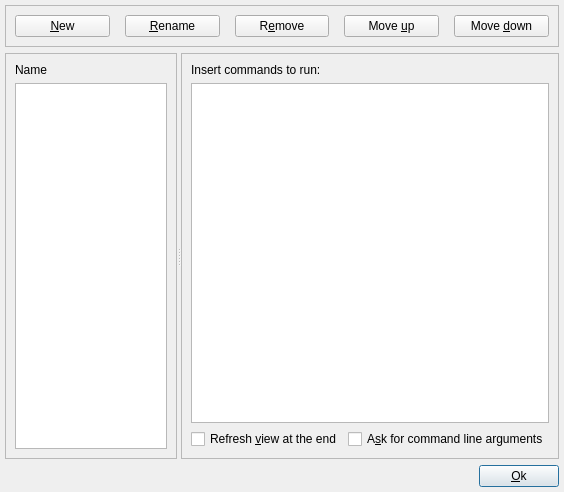
<?xml version="1.0" encoding="UTF-8"?>
<ui version="4.0">
 <class>CustomActionBase</class>
 <widget class="QWidget" name="CustomActionBase">
  <property name="geometry">
   <rect>
    <x>0</x>
    <y>0</y>
    <width>564</width>
    <height>492</height>
   </rect>
  </property>
  <property name="windowTitle">
   <string>Actions builder</string>
  </property>
  <property name="windowIcon">
   <iconset resource="../icons.qrc">
    <normaloff>:/icons/resources/bookmark.png</normaloff>:/icons/resources/bookmark.png</iconset>
  </property>
  <layout class="QHBoxLayout">
   <property name="spacing">
    <number>0</number>
   </property>
   <property name="leftMargin">
    <number>5</number>
   </property>
   <property name="topMargin">
    <number>5</number>
   </property>
   <property name="rightMargin">
    <number>5</number>
   </property>
   <property name="bottomMargin">
    <number>5</number>
   </property>
   <item>
    <layout class="QVBoxLayout">
     <property name="spacing">
      <number>6</number>
     </property>
     <property name="leftMargin">
      <number>0</number>
     </property>
     <property name="topMargin">
      <number>0</number>
     </property>
     <property name="rightMargin">
      <number>0</number>
     </property>
     <property name="bottomMargin">
      <number>0</number>
     </property>
     <item>
      <widget class="QFrame" name="frame">
       <property name="sizePolicy">
        <sizepolicy hsizetype="Preferred" vsizetype="Fixed">
         <horstretch>0</horstretch>
         <verstretch>0</verstretch>
        </sizepolicy>
       </property>
       <property name="frameShape">
        <enum>QFrame::StyledPanel</enum>
       </property>
       <property name="frameShadow">
        <enum>QFrame::Raised</enum>
       </property>
       <layout class="QHBoxLayout">
        <property name="spacing">
         <number>6</number>
        </property>
        <property name="leftMargin">
         <number>9</number>
        </property>
        <property name="topMargin">
         <number>9</number>
        </property>
        <property name="rightMargin">
         <number>9</number>
        </property>
        <property name="bottomMargin">
         <number>9</number>
        </property>
        <item>
         <layout class="QHBoxLayout">
          <property name="spacing">
           <number>15</number>
          </property>
          <property name="leftMargin">
           <number>0</number>
          </property>
          <property name="topMargin">
           <number>0</number>
          </property>
          <property name="rightMargin">
           <number>0</number>
          </property>
          <property name="bottomMargin">
           <number>0</number>
          </property>
          <item>
           <widget class="QPushButton" name="pushButtonNew">
            <property name="text">
             <string>&amp;New</string>
            </property>
            <property name="icon">
             <iconset resource="../icons.qrc">
              <normaloff>:/icons/resources/bookmark_add.png</normaloff>:/icons/resources/bookmark_add.png</iconset>
            </property>
            <property name="shortcut">
             <string>Alt+N</string>
            </property>
           </widget>
          </item>
          <item>
           <widget class="QPushButton" name="pushButtonRename">
            <property name="text">
             <string>&amp;Rename</string>
            </property>
            <property name="icon">
             <iconset resource="../icons.qrc">
              <normaloff>:/icons/resources/pencil.png</normaloff>:/icons/resources/pencil.png</iconset>
            </property>
            <property name="shortcut">
             <string>Alt+R</string>
            </property>
           </widget>
          </item>
          <item>
           <widget class="QPushButton" name="pushButtonRemove">
            <property name="text">
             <string>R&amp;emove</string>
            </property>
            <property name="icon">
             <iconset resource="../icons.qrc">
              <normaloff>:/icons/resources/remove.png</normaloff>:/icons/resources/remove.png</iconset>
            </property>
            <property name="shortcut">
             <string>Alt+E</string>
            </property>
           </widget>
          </item>
          <item>
           <widget class="QPushButton" name="pushButtonMoveUp">
            <property name="layoutDirection">
             <enum>Qt::LeftToRight</enum>
            </property>
            <property name="text">
             <string>Move &amp;up</string>
            </property>
            <property name="icon">
             <iconset resource="../icons.qrc">
              <normaloff>:/icons/resources/1uparrow.png</normaloff>:/icons/resources/1uparrow.png</iconset>
            </property>
            <property name="shortcut">
             <string>Alt+U</string>
            </property>
           </widget>
          </item>
          <item>
           <widget class="QPushButton" name="pushButtonMoveDown">
            <property name="text">
             <string>Move &amp;down</string>
            </property>
            <property name="icon">
             <iconset resource="../icons.qrc">
              <normaloff>:/icons/resources/1downarrow.png</normaloff>:/icons/resources/1downarrow.png</iconset>
            </property>
            <property name="shortcut">
             <string>Alt+D</string>
            </property>
           </widget>
          </item>
         </layout>
        </item>
       </layout>
      </widget>
     </item>
     <item>
      <widget class="QSplitter" name="splitter">
       <property name="sizePolicy">
        <sizepolicy hsizetype="Expanding" vsizetype="Expanding">
         <horstretch>0</horstretch>
         <verstretch>0</verstretch>
        </sizepolicy>
       </property>
       <property name="orientation">
        <enum>Qt::Horizontal</enum>
       </property>
       <widget class="QFrame" name="frame_3">
        <property name="frameShape">
         <enum>QFrame::StyledPanel</enum>
        </property>
        <property name="frameShadow">
         <enum>QFrame::Raised</enum>
        </property>
        <layout class="QHBoxLayout">
         <property name="spacing">
          <number>6</number>
         </property>
         <property name="leftMargin">
          <number>9</number>
         </property>
         <property name="topMargin">
          <number>9</number>
         </property>
         <property name="rightMargin">
          <number>9</number>
         </property>
         <property name="bottomMargin">
          <number>9</number>
         </property>
         <item>
          <layout class="QVBoxLayout">
           <property name="spacing">
            <number>6</number>
           </property>
           <property name="leftMargin">
            <number>0</number>
           </property>
           <property name="topMargin">
            <number>0</number>
           </property>
           <property name="rightMargin">
            <number>0</number>
           </property>
           <property name="bottomMargin">
            <number>0</number>
           </property>
           <item>
            <widget class="QLabel" name="labelActionName">
             <property name="text">
              <string>Name</string>
             </property>
             <property name="buddy">
              <cstring>listWidgetNames</cstring>
             </property>
            </widget>
           </item>
           <item>
            <widget class="QListWidget" name="listWidgetNames"/>
           </item>
          </layout>
         </item>
        </layout>
       </widget>
       <widget class="QFrame" name="frame_2">
        <property name="frameShape">
         <enum>QFrame::StyledPanel</enum>
        </property>
        <property name="frameShadow">
         <enum>QFrame::Raised</enum>
        </property>
        <layout class="QHBoxLayout">
         <property name="spacing">
          <number>6</number>
         </property>
         <property name="leftMargin">
          <number>9</number>
         </property>
         <property name="topMargin">
          <number>9</number>
         </property>
         <property name="rightMargin">
          <number>9</number>
         </property>
         <property name="bottomMargin">
          <number>9</number>
         </property>
         <item>
          <layout class="QVBoxLayout">
           <property name="spacing">
            <number>6</number>
           </property>
           <property name="leftMargin">
            <number>0</number>
           </property>
           <property name="topMargin">
            <number>0</number>
           </property>
           <property name="rightMargin">
            <number>0</number>
           </property>
           <property name="bottomMargin">
            <number>0</number>
           </property>
           <item>
            <widget class="QLabel" name="textLabel1">
             <property name="text">
              <string>Insert commands to run:</string>
             </property>
            </widget>
           </item>
           <item>
            <widget class="QTextEdit" name="textEditAction">
             <property name="toolTip">
              <string>Insert commands to run. See handbook (F1) for some examples.</string>
             </property>
             <property name="acceptRichText">
              <bool>false</bool>
             </property>
            </widget>
           </item>
           <item>
            <layout class="QHBoxLayout">
             <property name="spacing">
              <number>6</number>
             </property>
             <property name="leftMargin">
              <number>0</number>
             </property>
             <property name="topMargin">
              <number>0</number>
             </property>
             <property name="rightMargin">
              <number>0</number>
             </property>
             <property name="bottomMargin">
              <number>0</number>
             </property>
             <item>
              <widget class="QCheckBox" name="checkBoxRefreshAfterAction">
               <property name="toolTip">
                <string>If checked main view will be automatically refreshed when done</string>
               </property>
               <property name="text">
                <string>Refresh &amp;view at the end</string>
               </property>
               <property name="shortcut">
                <string>Alt+V</string>
               </property>
              </widget>
             </item>
             <item>
              <widget class="QCheckBox" name="checkBoxAskArgs">
               <property name="toolTip">
                <string>Check if you want to be prompted for command line arguments. Args will be appended after the first command only.</string>
               </property>
               <property name="text">
                <string>A&amp;sk for command line arguments</string>
               </property>
               <property name="shortcut">
                <string>Alt+S</string>
               </property>
              </widget>
             </item>
            </layout>
           </item>
          </layout>
         </item>
        </layout>
       </widget>
      </widget>
     </item>
     <item>
      <layout class="QHBoxLayout">
       <property name="spacing">
        <number>6</number>
       </property>
       <property name="leftMargin">
        <number>0</number>
       </property>
       <property name="topMargin">
        <number>0</number>
       </property>
       <property name="rightMargin">
        <number>0</number>
       </property>
       <property name="bottomMargin">
        <number>0</number>
       </property>
       <item>
        <spacer>
         <property name="orientation">
          <enum>Qt::Horizontal</enum>
         </property>
         <property name="sizeType">
          <enum>QSizePolicy::Expanding</enum>
         </property>
         <property name="sizeHint" stdset="0">
          <size>
           <width>101</width>
           <height>20</height>
          </size>
         </property>
        </spacer>
       </item>
       <item>
        <widget class="QPushButton" name="pushButtonOk">
         <property name="text">
          <string>&amp;Ok</string>
         </property>
         <property name="shortcut">
          <string>Alt+O</string>
         </property>
         <property name="autoDefault">
          <bool>true</bool>
         </property>
         <property name="default">
          <bool>true</bool>
         </property>
        </widget>
       </item>
      </layout>
     </item>
    </layout>
   </item>
  </layout>
 </widget>
 <layoutdefault spacing="6" margin="11"/>
 <resources>
  <include location="../icons.qrc"/>
 </resources>
 <connections>
  <connection>
   <sender>pushButtonNew</sender>
   <signal>clicked()</signal>
   <receiver>CustomActionBase</receiver>
   <slot>pushButtonNew_clicked()</slot>
   <hints>
    <hint type="sourcelabel">
     <x>20</x>
     <y>20</y>
    </hint>
    <hint type="destinationlabel">
     <x>20</x>
     <y>20</y>
    </hint>
   </hints>
  </connection>
  <connection>
   <sender>pushButtonRename</sender>
   <signal>clicked()</signal>
   <receiver>CustomActionBase</receiver>
   <slot>pushButtonRename_clicked()</slot>
   <hints>
    <hint type="sourcelabel">
     <x>20</x>
     <y>20</y>
    </hint>
    <hint type="destinationlabel">
     <x>20</x>
     <y>20</y>
    </hint>
   </hints>
  </connection>
  <connection>
   <sender>pushButtonRemove</sender>
   <signal>clicked()</signal>
   <receiver>CustomActionBase</receiver>
   <slot>pushButtonRemove_clicked()</slot>
   <hints>
    <hint type="sourcelabel">
     <x>20</x>
     <y>20</y>
    </hint>
    <hint type="destinationlabel">
     <x>20</x>
     <y>20</y>
    </hint>
   </hints>
  </connection>
  <connection>
   <sender>checkBoxRefreshAfterAction</sender>
   <signal>toggled(bool)</signal>
   <receiver>CustomActionBase</receiver>
   <slot>checkBoxRefreshAfterAction_toggled(bool)</slot>
   <hints>
    <hint type="sourcelabel">
     <x>20</x>
     <y>20</y>
    </hint>
    <hint type="destinationlabel">
     <x>20</x>
     <y>20</y>
    </hint>
   </hints>
  </connection>
  <connection>
   <sender>pushButtonMoveUp</sender>
   <signal>clicked()</signal>
   <receiver>CustomActionBase</receiver>
   <slot>pushButtonMoveUp_clicked()</slot>
   <hints>
    <hint type="sourcelabel">
     <x>20</x>
     <y>20</y>
    </hint>
    <hint type="destinationlabel">
     <x>20</x>
     <y>20</y>
    </hint>
   </hints>
  </connection>
  <connection>
   <sender>pushButtonMoveDown</sender>
   <signal>clicked()</signal>
   <receiver>CustomActionBase</receiver>
   <slot>pushButtonMoveDown_clicked()</slot>
   <hints>
    <hint type="sourcelabel">
     <x>20</x>
     <y>20</y>
    </hint>
    <hint type="destinationlabel">
     <x>20</x>
     <y>20</y>
    </hint>
   </hints>
  </connection>
  <connection>
   <sender>checkBoxAskArgs</sender>
   <signal>toggled(bool)</signal>
   <receiver>CustomActionBase</receiver>
   <slot>checkBoxAskArgs_toggled(bool)</slot>
   <hints>
    <hint type="sourcelabel">
     <x>20</x>
     <y>20</y>
    </hint>
    <hint type="destinationlabel">
     <x>20</x>
     <y>20</y>
    </hint>
   </hints>
  </connection>
  <connection>
   <sender>pushButtonOk</sender>
   <signal>clicked()</signal>
   <receiver>CustomActionBase</receiver>
   <slot>pushButtonOk_clicked()</slot>
   <hints>
    <hint type="sourcelabel">
     <x>20</x>
     <y>20</y>
    </hint>
    <hint type="destinationlabel">
     <x>20</x>
     <y>20</y>
    </hint>
   </hints>
  </connection>
  <connection>
   <sender>textEditAction</sender>
   <signal>textChanged()</signal>
   <receiver>CustomActionBase</receiver>
   <slot>textEditAction_textChanged()</slot>
   <hints>
    <hint type="sourcelabel">
     <x>395</x>
     <y>239</y>
    </hint>
    <hint type="destinationlabel">
     <x>330</x>
     <y>231</y>
    </hint>
   </hints>
  </connection>
  <connection>
   <sender>listWidgetNames</sender>
   <signal>currentItemChanged(QListWidgetItem*,QListWidgetItem*)</signal>
   <receiver>CustomActionBase</receiver>
   <slot>listWidgetNames_currentItemChanged(QListWidgetItem*,QListWidgetItem*)</slot>
   <hints>
    <hint type="sourcelabel">
     <x>129</x>
     <y>256</y>
    </hint>
    <hint type="destinationlabel">
     <x>337</x>
     <y>232</y>
    </hint>
   </hints>
  </connection>
 </connections>
</ui>
